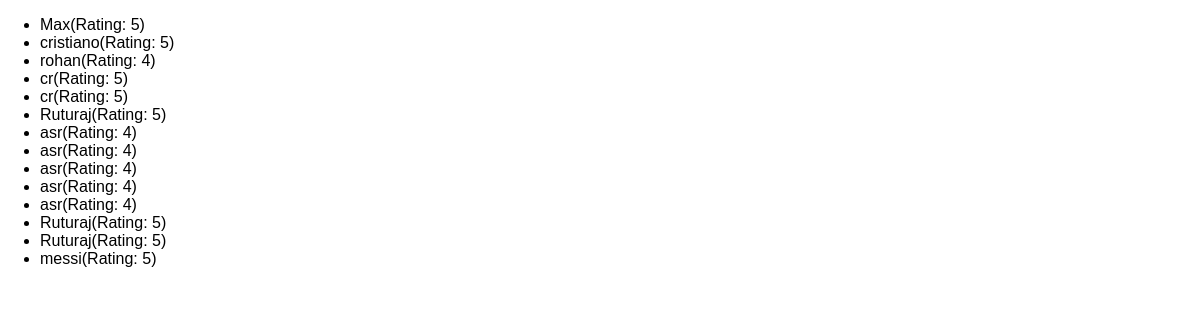
The app's page /reviews/ with its own data.
### reviews/models.py (models this page shows)
class Review(models.Model):
    user_name = models.CharField(max_length=100)
    review_text = models.TextField()
    rating = models.IntegerField()

### reviews/views.py (the view)
# urls.py: path("reviews/", views.ReviewsListView.as_view()),
class ReviewsListView(ListView):
    template_name = "reviews/review_list.html"
    model = Review
    context_object_name = "reviews"

### reviews/templates/reviews/review_list.html (shortened to what this page needs)
{% extends "reviews/base.html" %}
{% block content %}
<ul>
    {% for review in reviews %}
    <li>{{ review.user_name }}(Rating: {{review.rating}})</li>
    {% endfor %}
</ul>
{% endblock %}

### reviews/templates/reviews/base.html (shortened to what this page needs)
{% load static %}
<!DOCTYPE html>
<html lang="en">
<head>
    <link rel="stylesheet" href="{% static "reviews/styles.css" %}">
</head>
<body>
    {% block content %}
    {% endblock %}
</body>
</html>

### reviews/static/reviews/styles.css (style rules this page uses)
body { font-family: sans-serif; margin: 0; }

### records on screen
Review: user_name "Max", rating "5"
Review: user_name "cristiano", rating "5"
Review: user_name "rohan", rating "4"
Review: user_name "cr", rating "5"
Review: user_name "cr", rating "5"
Review: user_name "Ruturaj", rating "5"
Review: user_name "asr", rating "4"
Review: user_name "asr", rating "4"
Review: user_name "asr", rating "4"
Review: user_name "asr", rating "4"
Review: user_name "asr", rating "4"
Review: user_name "Ruturaj", rating "5"
Review: user_name "Ruturaj", rating "5"
Review: user_name "messi", rating "5"
